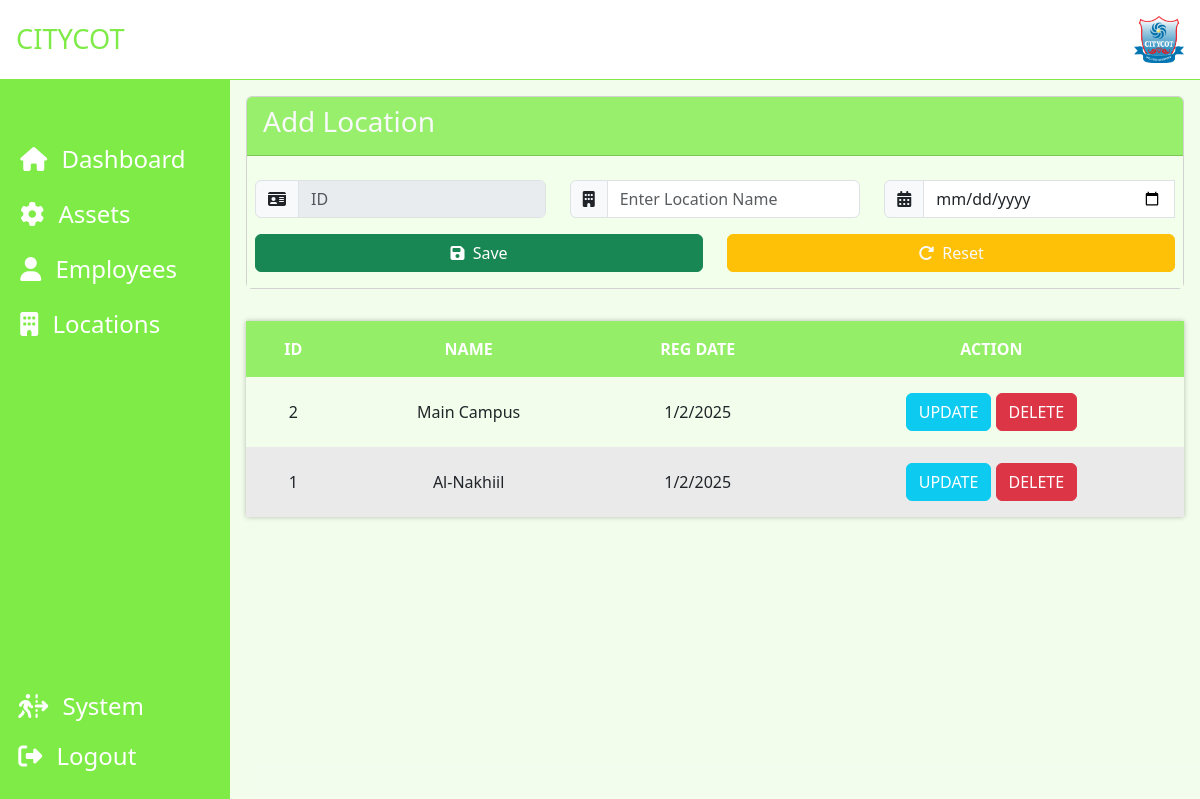
Page /asset_project/location.php (signed in) on the committed database.
### tables this page shows
CREATE TABLE `location_tb` (
  `ID` int(11) NOT NULL,
  `NAME` varchar(100) NOT NULL,
  `DATE` varchar(100) NOT NULL
);

### asset_project/location.php (the view, shortened to what this page needs)
<?php
    include("dashboard.php");
?>
    <div class="cont">
        <div class="form-cont">
    <div class="card">
        <div class="card-header text-light" style="background-color: hsla(100,80%,60%,.8)">
            <h3>Add Location</h3>
        </div>
        <div class="body py-2" style="background-color:hsl(100, 100%, 96%)">
            <form action="location_check.php" method="post" class="px-2">
                <div class="row my-2">
                    <div class="col-md-6 col-lg-4 mb-2 mb-sm-0 my-sm-2">
                        <div class="input-group">
                            <span class="input-group-text">
                            <i class="fa-solid fa-id-card"></i>
                            </span>
                            <input class="form-control" type="number" disabled name="l_id" placeholder="ID">
                        </div>
                    </div>
                    <div class="col-md-6 col-lg-4 p-xs-2 mb-2 mb-sm-0 my-sm-2">
                        <div class="input-group">
                            <span class="input-group-text">
                            <i class="fa-solid fa-building"></i>
                            </span>
                            <input class="form-control" type="text" name="l_name" required placeholder="Enter Location Name">
                        </div>
                    </div>
                    <div class="col-md-12 col-lg-4 p-xs-2 mb-2 mb-sm-0 my-sm-2">
                        <div class="input-group">
                            <span class="input-group-text">
                            <i class="fa-solid fa-calendar-days"></i>
                            </span>
                            <input class="form-control" type="date" name="l_date" required>
                        </div>
                    </div>
                </div>
                <div class="row my-2">
                    <div class="col-sm-6 mb-2 mb-sm-0 my-sm-2">
                        <button type="submit" name="submit" value="Save" class="btn btn-success d-block" style="width: 100%;">
                        <i class="fa-solid fa-floppy-disk"></i>
                        <span class="ps-1">Save</span>
                        </button>
                    </div>
                    <div class="col-sm-6 mb-2 mb-sm-0 my-sm-2">
                        <button type="reset" class="btn btn-warning text-light" style="width: 100%;">
                        <i class="fa-solid fa-rotate-right"></i>
                        <span class="ps-1">Reset</span>
                        </button>
                    </div>
                </div>
            </form>
        </div>
    </div>
</div>
    <div class="table-cont">
        <?php
        $sql2 = "SELECT * FROM location_tb ORDER BY ID DESC";
        $query2 = mysqli_query($conn,$sql2);
       $num_rows = mysqli_num_rows($query2);
     if($num_rows > 0) {
        echo '
            <table class="tb-a">
            <thead>
                <tr>
                    <th>ID</th>
                    <th>NAME</th>
                    <th>REG DATE</th>
                    <th>ACTION</tr>
                </tr>
            </thead>
            <tbody>
';?>
<?php
                    while($row = mysqli_fetch_assoc($query2)) {
                        echo '
                            <tr>
                    <td data-title="ID">'.htmlspecialchars($row["ID"]).'</td>
                    <td data-title="NAME">'.htmlspecialchars($row["NAME"]).'</td>
                    <td data-title="REG DATE">'.htmlspecialchars($row["DATE"]).'</td>
                    <td data-title="ACTION">
                        <a style="text-decoration:none" href="location_update.php?l_id='.htmlspecialchars($row["ID"]).'"> <button class="btn btn-info">UPDATE</button> </a>
                        <a style="text-decoration:none" href="location_delete.php?l_id='.htmlspecialchars($row["ID"]).'"><button class="btn btn-danger">DELETE</button> </a>
                    </td>
                </tr>
                        ';
                    }
        echo'
        </tbody>
        </table>';
     } else {
        echo '<p class="text-center">No Record Saved</p>';
     }
        ?>
     </div>
    </div>
</body>
</html>
<?php
    include("footer.php");
?>

### asset_project/style.css (style rules this page uses)
* { margin: 0; padding: 0; box-sizing: border-box; text-decoration: none; }
table { width: 100%; border-collapse: collapse; margin: 0; box-shadow: 0 0 5px 0 rgba(0, 0, 0, .25); }
table tr { padding: .4em; }
thead tr { background-color: hsla(100,80%,60%,.8); }
thead th { color: #fff; font-size: 1.35em; }
tbody tr:nth-child(even) { background-color: #eaeaea; }
table th, table td { font-size: 1em; padding: 1em; text-align: center; }
button { color: #fff !important; }
.form-cont { margin: 1rem; }
.table-cont { margin: 2rem 1rem; }

### rows in the picture
location_tb: ID "2", NAME "Main Campus", DATE "1/2/2025"
location_tb: ID "1", NAME "Al-Nakhiil", DATE "1/2/2025"
